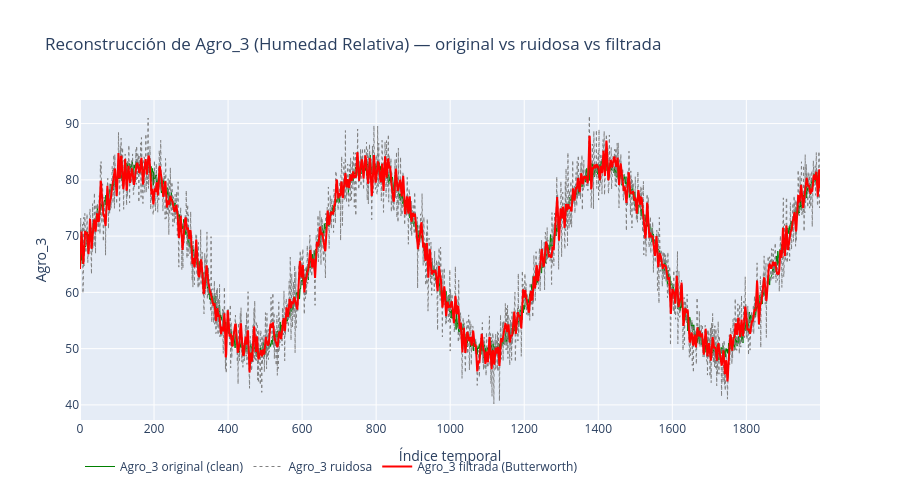

Source (notebook cell):
### Markdown cell above
Visualizamos las tres versiones de `Agro_3` superpuestas — original, ruidosa y filtrada —
para inspeccionar visualmente si el Butterworth recupera la forma de la señal original antes de
calcular el RMSE.

### Code cell
fig_rec = go.Figure()
fig_rec.add_trace(go.Scatter(y=agro3_clean, name='Agro_3 original (clean)',
                             line=dict(color='green', width=1)))
fig_rec.add_trace(go.Scatter(y=agro3_noise, name='Agro_3 ruidosa',
                             line=dict(color='gray', width=1, dash='dot')))
fig_rec.add_trace(go.Scatter(y=agro3_filtrada, name='Agro_3 filtrada (Butterworth)',
                             line=dict(color='red', width=2)))
fig_rec.update_layout(title='Reconstrucción de Agro_3 (Humedad Relativa) — original vs ruidosa vs filtrada',
                      xaxis_title='Índice temporal', yaxis_title='Agro_3',
                      height=500, legend=dict(orientation='h'))
fig_rec.write_html('../results/figuras/fase2_agro3_butterworth_reconstruccion.html', auto_open=False)
fig_rec.show()

### Figure 1 — Plotly figure (JSON) as saved in the notebook; plotly's stock layout.template omitted (floating-point values rounded to 4 significant figures; data arrays with more than 128 entries replaced by an {"elided": "..."} marker saying what was removed)
{"data": [{"line": {"color": "green", "width": 1}, "name": "Agro_3 original (clean)", "type": "scatter", "y": {"elided": "2000 float values"}}, {"line": {"color": "gray", "dash": "dot", "width": 1}, "name": "Agro_3 ruidosa", "type": "scatter", "y": {"elided": "2000 float values"}}, {"line": {"color": "red", "width": 2}, "name": "Agro_3 filtrada (Butterworth)", "type": "scatter", "y": {"elided": "2000 float values"}}], "layout": {"height": 500, "legend": {"orientation": "h"}, "title": {"text": "Reconstrucción de Agro_3 (Humedad Relativa) — original vs ruidosa vs filtrada"}, "xaxis": {"title": {"text": "Índice temporal"}}, "yaxis": {"title": {"text": "Agro_3"}}}}
